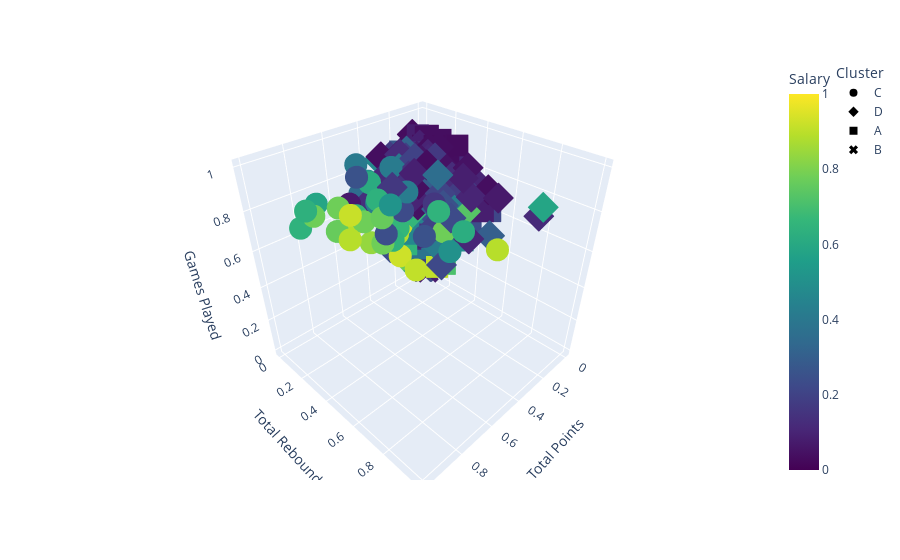

This figure's notebook cell:
### Code cell
#Create a visualization of the results with 2 or 3 variables that you think will best
#differentiate the clusters
scatter = px.scatter_3d(
    nba_merged, x='PTS',y='TRB',z='G',color='Salary',symbol='Cluster_label',color_continuous_scale='viridis',labels={
        'Salary': 'Salary',
        'Cluster_label': 'Cluster',
        'PTS': 'Total Points',
        'TRB': 'Total Rebounds',
        'G': 'Games Played'
    })

scatter.update_layout(legend=dict(title='Cluster', x=1.1, y=1))

scatter.show()
